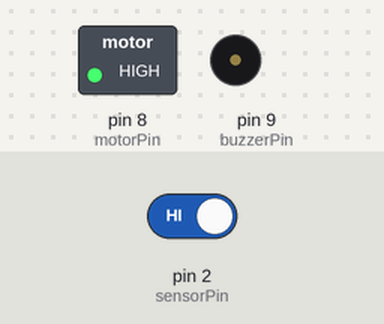
Bench run of a sketch on a simulated Arduino Uno, built with avr-gcc and run on an emulated ATmega328P. Parts: switched loads named in the sketch (green lamp = pin HIGH), buzzer (waves = sounding, pin HIGH). The test bench sets the inputs (shaded band); at power-on: pin 2 (sensorPin) HIGH.

Above: at 1.2 s.
1.3 s: pin 2 (sensorPin) driven LOW
At 4.1 s:
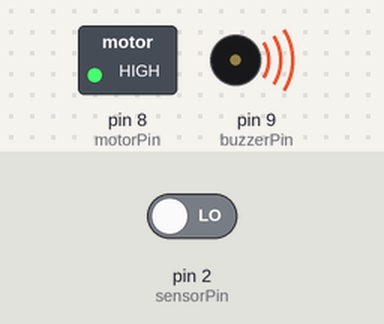
4.3 s: pin 2 (sensorPin) driven HIGH
At 6.0 s:
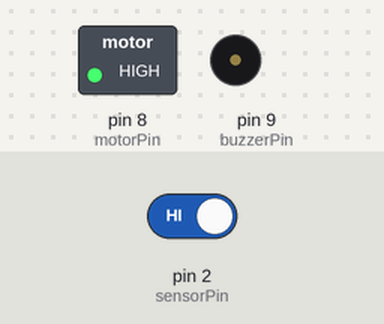
Timing chart, 0 to 7.5 s (numbered marks = the images above; inputs shaded):
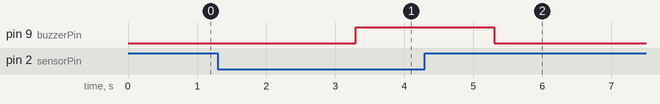

The sketch:

anti_sleep_alarm.ino
```cpp
const int sensorPin = 2;     // Pin connected to the IR sensor (or eye detection sensor)
const int motorPin = 8;      // Pin connected to the motor
const int buzzerPin = 9;     // Pin connected to the buzzer

unsigned long eyesOpenTime = 0; // Variable to store the time when eyes were first detected open

void setup() {
  pinMode(motorPin, OUTPUT);   // Set motorPin as an OUTPUT
  pinMode(buzzerPin, OUTPUT);  // Set buzzerPin as an OUTPUT
  pinMode(sensorPin, INPUT);   // Set sensorPin as an INPUT
  digitalWrite(motorPin, HIGH); // Turn on the motor initially
}

void loop() {
  if (!digitalRead(sensorPin)) {
    // Eyes are closed, reset the timer
    eyesOpenTime = 0;

    // Start buzzer if eyes are closed for 2 seconds
    delay(2000);
    if (!digitalRead(sensorPin)) {
      digitalWrite(buzzerPin, HIGH);
    }

    // Stop motor if eyes are closed for 4 seconds
    delay(2000); // Additional delay after starting buzzer
    if (!digitalRead(sensorPin)) {
      digitalWrite(motorPin, LOW);
    }
  } else {
    // Eyes are open, reset the timer and turn off buzzer
    eyesOpenTime = millis();
    digitalWrite(buzzerPin, LOW);

    // Turn on motor if eyes were closed for less than 4 seconds
    if (millis() - eyesOpenTime < 4000) {
      digitalWrite(motorPin, HIGH);
    }
  }
}
```

Measured:
- after the input at 1.3 s, pin 9 (buzzerPin): LOW → HIGH after 2.0 s
- after the input at 4.3 s, pin 8 (motorPin): stays HIGH (without the input it goes to LOW after 1.0 s); pin 9 (buzzerPin): HIGH → LOW after 1.0 s
